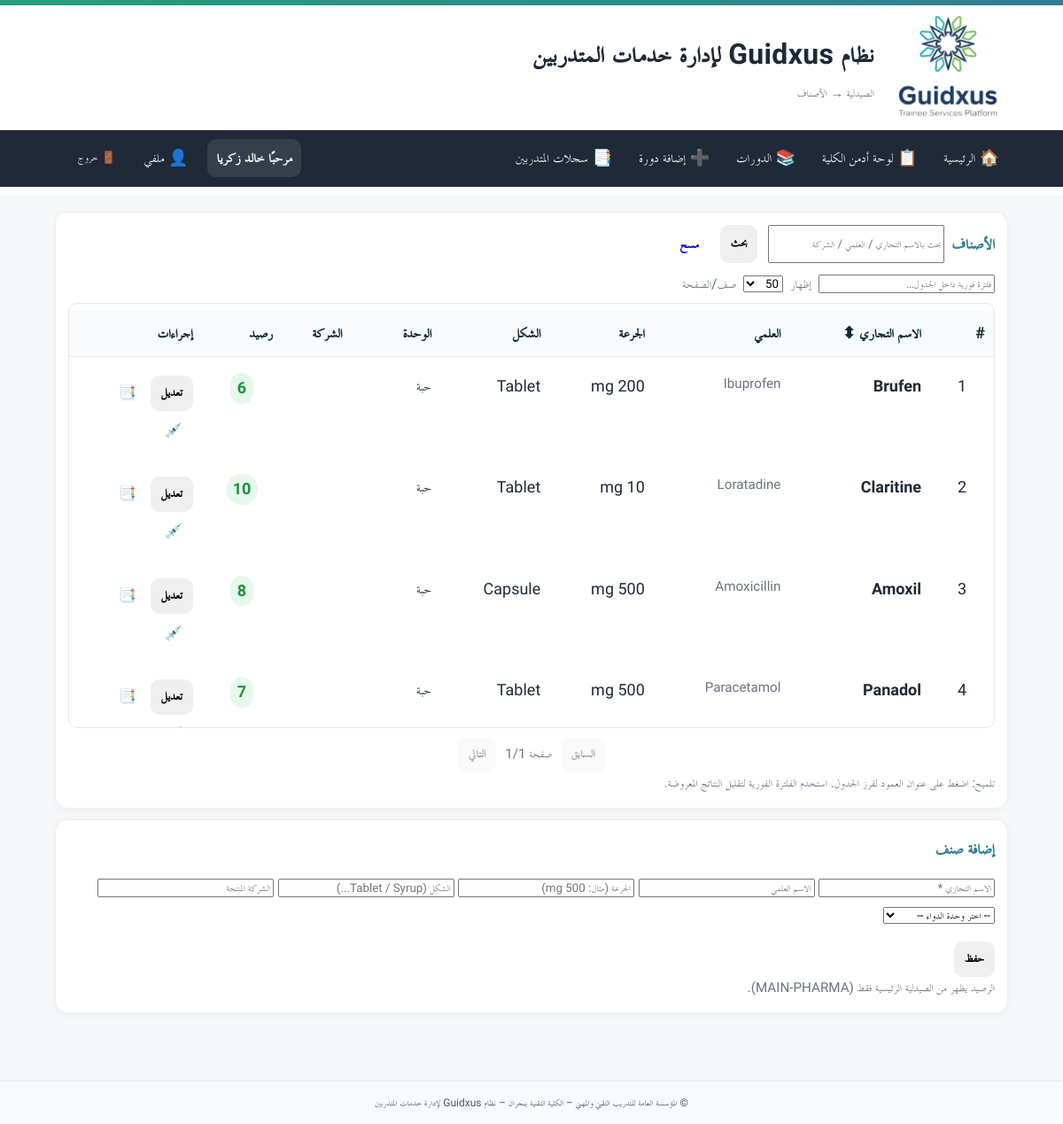
/clinic/pharmacy/drugs (signed in), run on the app's committed database.
### app/models.py (models this page shows)
class User(Base):
    __tablename__ = "users"
    id = Column(Integer, primary_key=True, autoincrement=True)
    full_name = Column(String(255), nullable=False)
    username = Column(String(100), unique=True, nullable=False, index=True)
    password_hash = Column(String(255), nullable=False)
    is_admin = Column(Boolean, default=False, nullable=False)   # سوبر أدمن (صلاحيات كاملة)
    is_college_admin = Column(Boolean, default=False, nullable=False)  # أدمن كلية (صلاحيات في نطاق كلية واحدة)
    college_admin_college = Column(String(255), nullable=True)  # الكلية التي يديرها أدمن الكلية
    is_hod = Column(Boolean, default=False, nullable=False)      # رئيس قسم؟
    is_doc = Column(Boolean, default=False, nullable=False)      # 👈 طبيب الكلية (جديد)
    hod_college = Column(String(255), nullable=True)             # كلية رئيس القسم (إن وُجد)
    is_active = Column(Boolean, default=True, nullable=False)
    must_change_password = Column(Boolean, default=True, nullable=False)  # يجب تغيير كلمة المرور عند أول دخول
    created_at = Column(DateTime, server_default=func.now(), nullable=False)
    updated_at = Column(DateTime, onupdate=func.now())
    headed_departments = relationship(
        "Department",
        back_populates="head_user",
        foreign_keys="Department.head_user_id",
        lazy="selectin",
    )

### tables this page shows
CREATE TABLE drugs (
            id INTEGER PRIMARY KEY AUTOINCREMENT,
            drug_code TEXT UNIQUE NOT NULL,
            trade_name TEXT NOT NULL,
            generic_name TEXT,
            strength TEXT,
            form TEXT,
            unit TEXT,
            reorder_level INTEGER DEFAULT 0,
            is_active BOOLEAN DEFAULT 1,
            created_at TIMESTAMP DEFAULT CURRENT_TIMESTAMP
        , manufacturer TEXT, created_by INTEGER, updated_by INTEGER, updated_at TIMESTAMP);

### app/routers/pharmacy.py (the view)
@router.get("/drugs",
            dependencies=[Depends(require_doc)])
def drugs_list(request: Request,
               q: Optional[str] = Query(default=None),
               db: Session = Depends(get_db)):
    rows = []
    try:
        where = "WHERE d.is_active=TRUE"
        params = {}
        if q:
            if is_sqlite():
                where += " AND (UPPER(d.trade_name) LIKE UPPER(:q) OR UPPER(d.generic_name) LIKE UPPER(:q) OR UPPER(COALESCE(d.manufacturer,'')) LIKE UPPER(:q))"
            else:
                where += " AND (d.trade_name ILIKE :q OR d.generic_name ILIKE :q OR COALESCE(d.manufacturer,'') ILIKE :q)"
            params["q"] = f"%{q.strip()}%"
        rows = db.execute(text(f"""
            SELECT d.id, d.trade_name, d.generic_name, d.strength, d.form, d.unit,
                   '' AS manufacturer,
                   COALESCE(ps.balance_qty,0) AS stock_main
            FROM drugs d
            LEFT JOIN pharmacy_stock ps
              ON ps.drug_id = d.id
            {where}
            ORDER BY d.id
            LIMIT 400
        """), params).mappings().all()
    except Exception:
        pass
    if not rows:
        try:
            import sys
            import os
            sys.path.insert(0, os.path.dirname(os.path.dirname(os.path.dirname(__file__))))
            from excel_data_reference import get_all_drugs
            all_drugs = get_all_drugs()
            rows = []
            for drug in all_drugs:
                if q and q.strip():
                    query_lower = q.lower()
                    if not (query_lower in str(drug.get('trade_name', '')).lower() or
                           query_lower in str(drug.get('generic_name', '')).lower() or
                           query_lower in str(drug.get('manufacturer', '')).lower()):
                        continue
                rows.append({
                    "id": drug.get('id', 0),
                    "trade_name": drug.get('trade_name', ''),
                    "generic_name": drug.get('generic_name', ''),
                    "strength": drug.get('strength', ''),
                    "form": drug.get('form', ''),
                    "manufacturer": drug.get('manufacturer', ''),
                    "stock_main": drug.get('stock_qty', 0),
                    "excel_source": True
                })
        except Exception:
            rows = []
    return templates.TemplateResponse("clinic/pharmacy_drugs.html",
                                      {"request": request, "rows": rows, "q": q or ""})

### app/templates/clinic/pharmacy_drugs.html (shortened to what this page needs)
{% extends "base.html" %}
{% block breadcrumb %}الصيدلية → الأصناف{% endblock %}
{% block content %}
<div class="grid-2">
  <div class="card">
    <div class="card-head">
      <h3>الأصناف</h3>
      <form method="get" class="inline">
        <input name="q" value="{{ q }}" placeholder="بحث بالاسم التجاري / العلمي / الشركة" autofocus>
        <button class="btn">بحث</button>
        <a class="btn ghost" href="/clinic/pharmacy/drugs">مسح</a>
      </form>
    </div>
    <div class="toolbar">
      <input id="localFilter" placeholder="فلترة فورية داخل الجدول…" />
      <span class="muted sm">إظهار</span>
      <select id="pageSize">
        <option>25</option><option selected>50</option><option>100</option>
      </select>
      <span class="muted sm">صف/الصفحة</span>
    </div>
    <div class="tbl-wrap">
      <table class="tbl" id="tbl-drugs">
        <thead>
          <tr>
            <th data-sort="num" style="width:72px">#</th>
            <th data-sort="txt">الاسم التجاري ⬍</th>
            <th data-sort="txt">العلمي</th>
            <th data-sort="txt">الجرعة</th>
            <th data-sort="txt">الشكل</th>
            <th data-sort="txt">الوحدة</th>
            <th data-sort="txt">الشركة</th>
            <th data-sort="num" style="width:90px">رصيد</th>
            <th style="width:150px">إجراءات</th>
          </tr>
        </thead>
        <tbody>
          {% for r in rows %}
          <tr data-id="{{ r.id }}">
            <td class="num">{{ r.id }}</td>
            <td class="b">{{ r.trade_name }}</td>
            <td class="muted">{{ r.generic_name }}</td>
            <td>{{ r.strength }}</td>
            <td>{{ r.form }}</td>
            <td>{{ r.unit or '—' }}</td>
            <td class="muted">{{ r.manufacturer }}</td>
            <td class="num">
              {% set qty = r.stock_main or 0 %}
              {% set cls = 'pill ok' if qty >= 5 else ('pill warn' if qty > 0 else 'pill danger') %}
              <span class="{{ cls }}">{{ qty }}</span>
            </td>
            <td>
              <button class="btn xs" data-edit
                      data-trade="{{ r.trade_name|e }}"
                      data-generic="{{ r.generic_name|e }}"
                      data-strength="{{ r.strength|e }}"
                      data-form="{{ r.form|e }}"
                      data-manufacturer="{{ r.manufacturer|e }}"
                      data-id="{{ r.id }}">تعديل</button>
              <a class="btn xs ghost" title="سجل الحركات"
                 href="/clinic/pharmacy/movements/log?drug_id={{ r.id }}">📑</a>
              <a class="btn xs" title="إضافة للصناديق"
                 href="/inventory/supply-to-boxes?drug_id={{ r.id }}&drug_name={{ r.trade_name|e }}">💉</a>
            </td>
          </tr>
          {% endfor %}
        </tbody>
      </table>
    </div>
    <div class="pager">
      <button class="btn ghost" id="prevPage">السابق</button>
      <span class="muted" id="pageInfo">صفحة 1/1</span>
      <button class="btn ghost" id="nextPage">التالي</button>
    </div>
    <div class="muted mt">
      تلميح: اضغط على عنوان العمود لفرز الجدول. استخدم الفلترة الفورية لتقليل النتائج المعروضة.
    </div>
  </div>
  <div class="card">
    <div class="card-head"><h3>إضافة صنف</h3></div>
    <form method="post" action="/clinic/pharmacy/drugs/create" class="form-grid">
      <input name="trade_name" placeholder="الاسم التجاري *" required>
      <input name="generic_name" placeholder="الاسم العلمي">
      <input name="strength" placeholder="الجرعة (مثال: 500 mg)">
      <input name="form" placeholder="الشكل (Tablet / Syrup...)">
      <input name="manufacturer" placeholder="الشركة المنتجة">
      <select name="unit" placeholder="وحدة الدواء">
        <option value="">-- اختر وحدة الدواء --</option>
      </select>
      <div class="actions"><button class="btn primary">حفظ</button></div>
    </form>
    <div class="muted mt">الرصيد يظهر من الصيدلية الرئيسية فقط (MAIN-PHARMA).</div>
  </div>
</div>
{% endblock %}

### app/templates/base.html (shortened to what this page needs)
<!doctype html>
<html lang="ar" dir="rtl">
<head>
  <link rel="stylesheet" href="/static/css/app.css">
  <link rel="stylesheet" href="/static/css/custom.css">
</head>
<body>
  <header class="site-header">
    <div class="topband"></div>
    <div class="header-inner">
      {% if ui_logo_url %}
        <img src="{{ ui_logo_url }}" alt="{{ app_name or 'Logo' }}" class="logo">
      {% else %}
        <img src="/static/images/favicon.ico" alt="{{ app_name or 'Logo' }}" class="logo">
      {% endif %}
      <div class="titles">
        <h1 class="site-title">نظام Guidxus لإدارة خدمات المتدربين</h1>
        <div class="breadcrumb">{% block breadcrumb %}{% endblock %}</div>
      </div>
    </div>
  </header>
  <nav class="main-nav">
    <div class="nav-inner">
      <a href="/">🏠 الرئيسية</a>
      {% set cu = request.session.get('user') %}
      {% set display_name = (cu.get('full_name') if cu and cu.get('full_name') else (cu.get('username') if cu and cu.get('username') else 'مستخدم')) %}
      {% if cu %}
        {% if cu.get('is_college_admin') %}
          <a href="/admin/">📋 لوحة أدمن الكلية</a>
          <a href="/hod/courses">📚 الدورات</a>
          <a href="/hod/courses/new">➕ إضافة دورة</a>
          <a href="/hod/skills-record">📑 سجلات المتدربين</a>
        {% endif %}
        <div class="navbar-right">
          <span class="greeting">مرحبًا {{ display_name }}</span>
          <a href="/profile/" class="btn-link" title="ملفي الشخصي">👤 ملفي</a>
          <form method="post" action="/auth/logout" style="margin:0;">
            <button class="btn-link btn-logout" title="تسجيل الخروج">🚪 خروج</button>
          </form>
        </div>
      {% else %}
        <div class="nav-spacer"></div>
        <a href="/auth/login">🔐 تسجيل الدخول</a>
      {% endif %}
    </div>
  </nav>
  <main class="container">
    {% block content %}{% endblock %}
  </main>
  <footer class="site-footer">
    <div class="container">
      <small>
        {{ ui_footer or "© المؤسسة العامة للتدريب التقني والمهني – الكلية التقنية بنجران – نظام Guidxus لإدارة خدمات المتدربين" }}
      </small>
    </div>
  </footer>
</body>
</html>

### app/static/css/app.css (style rules this page uses)
:root { --tvtc-green-1:#7EC6A4; --tvtc-green-2:#289D7B; --tvtc-blue-1:#6BB6C8; --tvtc-blue-2:#2F7E96; --tvtc-gray-1:#F5F7F8; --tvtc-gray-2:#E5E7EA; --tvtc-gray-3:#6B7280; --tvtc-black:#1F2937; --tvtc-ivory:#FAFAF7; }
* { box-sizing:border-box; font-family:"Cairo","TraditionalArabicCustom","MajallaCustom","Noto Kufi Arabic","Segoe UI",Arial,sans-serif; }
body { margin:0; background:linear-gradient(180deg,var(--tvtc-ivory),#fff 220px,var(--tvtc-gray-1) 221px); color:var(--tvtc-black); font-size:18px; line-height:1.7; }
.container { max-width:1100px; margin-inline:auto; padding:16px; }
.site-header { background:#fff; border-bottom:1px solid var(--tvtc-gray-2); }
.header-inner { display:flex; align-items:center; gap:16px; padding-block:12px; }
.logo { height:56px; width:auto; filter: drop-shadow(0 1px 0 rgba(0,0,0,.05)); }
.site-title { margin:0; color:var(--tvtc-blue-2); font-weight:700; letter-spacing:.3px; }
.breadcrumb { color:var(--tvtc-gray-3); font-size:.9rem; }
.topband { height:6px; background:linear-gradient(90deg,var(--tvtc-green-2),var(--tvtc-blue-2)); }
.site-footer { margin-top:40px; background:#fff; border-top:1px solid var(--tvtc-gray-2); padding:16px; color:var(--tvtc-gray-3); text-align:center; }
.card { background:#fff; border:1px solid var(--tvtc-gray-2); border-radius:12px; padding:16px; margin-block:12px; box-shadow:0 2px 6px rgba(0,0,0,.04); }
.card-head { display:flex; align-items:center; gap:10px; margin-bottom:8px; }
.card-head h3 { margin:0; font-weight:800; color:var(--tvtc-blue-2); }
.inline { display:flex; gap:12px; flex-wrap:wrap; }
.actions { display:flex; gap:12px; justify-content:flex-start; margin-top:16px; }
.btn { display:inline-block; padding:12px 18px; border-radius:10px; border:1px solid transparent; text-decoration:none; font-weight:800; font-size:1rem; cursor:pointer; }
.muted { color:var(--tvtc-gray-3); font-size:.95rem; }
table.tbl { width:100%; border-collapse:separate; border-spacing:0 8px; }
table.tbl thead th { background:#f8fafc; color:#0f2b37; padding:10px; font-weight:800; text-align:right; border-bottom:1px solid var(--tvtc-gray-2); }
table.tbl tbody tr { background:#fff; border:1px solid var(--tvtc-gray-2); }
table.tbl td { padding:10px; vertical-align:top; }
.main-nav { background: #1f2937; color: #fff; border-bottom: 1px solid rgba(255,255,255,.06); }
.main-nav .nav-inner { display: flex; gap: 10px; align-items: center; padding: 10px 12px; max-width: 1100px; margin: 0 auto; }
.main-nav a { color:#fff; text-decoration:none; padding:6px 10px; border-radius:8px; }
.main-nav form { margin-inline-start: auto; }
.btn-link { background: transparent; color: #fff; border: 0; cursor: pointer; padding: 6px 10px; border-radius: 8px; }

### app/static/css/custom.css (style rules this page uses)
.nav-inner a { display: inline-flex; align-items: center; gap: 6px; color: #fff; text-decoration: none; padding: 6px 10px; border-radius: 8px; }
.nav-inner .btn-link { display: inline-flex; align-items: center; gap: 6px; background: transparent; color: #fff; border: 0; cursor: pointer; padding: 6px 10px; border-radius: 8px; }
.navbar-right { display: flex; align-items: center; gap: 12px; }
.greeting { font-weight: 700; color: #f0f5f6; background: rgba(255, 255, 255, 0.10); padding: 6px 10px; border-radius: 10px; }
.btn-logout { margin-left: 40px; }
.btn-logout { margin-left: 16px; }
.card { background: #fff; border: 1px solid #eee; border-radius: 14px; padding: 14px; margin-bottom: 12px; }
.card-head { display: flex; align-items: center; gap: 8px; margin-bottom: 10px; }
.actions { display: flex; gap: 8px; align-items: center; }
.btn { padding: 8px 12px; border-radius: 10px; border: 0; cursor: pointer; }
.muted { color: #6b7280; }
.site-footer { background: #f9fafb; padding: 12px 0; text-align: center; font-size: .9rem; color: #4b5563; }

### app/templates/clinic/pharmacy_drugs.html (style rules this page uses)
.toolbar { display:flex;gap:8px;align-items:center;margin:8px 0 }
.toolbar input { max-width:280px }
.tbl-wrap { max-height:60vh;overflow:auto;border:1px solid var(--border,#e5e7eb);border-radius:10px }
.tbl thead th { position:sticky;top:0;background:#fff;z-index:1 }
.num { text-align:center }
.b { font-weight:600 }
.pager { display:flex;gap:10px;align-items:center;justify-content:center;margin-top:10px }
.pill { padding: 2px 8px; border-radius: 999px; font-weight:600; display:inline-block; }
.pill.ok { background:#e6f8ec; color:#1e8e3e; }
.sm { font-size:.9em }

### data on the page
User: full_name "خالد زكريا"
drugs: trade_name "Brufen", generic_name "Ibuprofen", strength "200 mg", form "Tablet", unit "حبة"
drugs: trade_name "Claritine", generic_name "Loratadine", strength "10 mg", form "Tablet", unit "حبة"
drugs: trade_name "Amoxil", generic_name "Amoxicillin", strength "500 mg", form "Capsule", unit "حبة"
drugs: trade_name "Panadol", generic_name "Paracetamol", strength "500 mg", form "Tablet", unit "حبة"

### other printed values
{{ r.id }} "1" "2" "3" "4"
{{ qty }} "6" "10" "8" "7"
